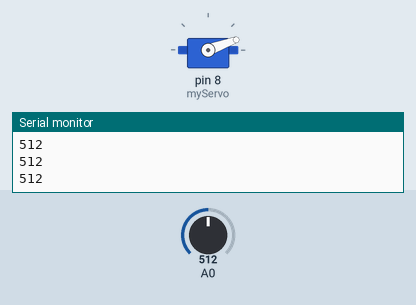
The sketch below on a simulated Arduino Uno, built with avr-gcc and run on an emulated ATmega328P. Shown: servo, the last lines printed to the serial monitor. Inputs (shaded band) come from the test bench; at power-on: A0 = 512.

Above: at 1.2 s.
1.3 s: A0 set to 108
2.8 s: A0 set to 91
At 3.7 s:
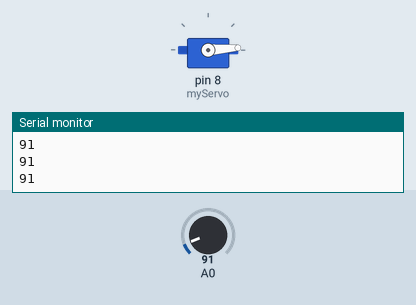
4.3 s: A0 set to 110
At 5.2 s:
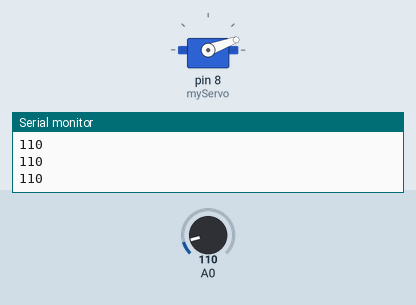
5.9 s: A0 set to 90
At 7.3 s:
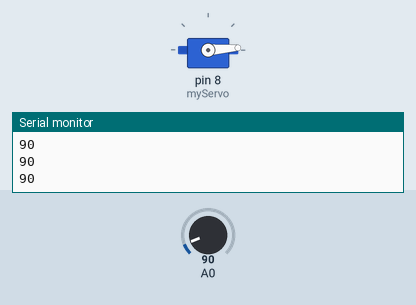
Timing chart, 0 to 8.4 s (numbered marks = the images above; inputs shaded):
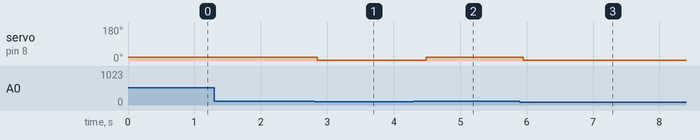

Measured:
- the behaviour switches between 100 and 99 on A0 (found by bisection; images 0 and 1)
- after the input at 2.8 s, servo on pin 8 (myServo): 20° → 4° after 0.05 s
- after the input at 4.3 s, servo on pin 8 (myServo): 4° → 20° after 0.19 s
- after the input at 5.9 s, servo on pin 8 (myServo): 20° → 4° after 0.05 s

The sketch:

T_rex_LDR.ino
```cpp
#include <Servo.h>

 /*
  In This sketch you are going to control a servo motor using the LDR sensor
  attach the LDR sensor to the analog pin A0 followed with a resisor of 1kOhm , check the image for a suitable wiring
  attach the servo motor to digital pin 8
*/
  // Code written by AlaaDz
Servo myServo;

void setup() {
  // initialize serial communication at 9600 bits per second:
  // I used the serial monitor just to print the mesured value of light
  Serial.begin(9600);
  myServo.attach(8);
}

// the loop routine runs over and over again forever:
void loop() {
  // read the input of the LDR on analog pin 0:
  int sensorValue = analogRead(A0);
  // Print the sensor value to the serial monitor
  Serial.println(sensorValue);
  // I used the value 100 after several essay by exposing the sonsor to a white image than to a black or dark grey image
  if(sensorValue < 100){
    delay(40);
    myServo.write(4);
    delay(200);
    }
  if(sensorValue > 100){myServo.write(20);}
}
```
